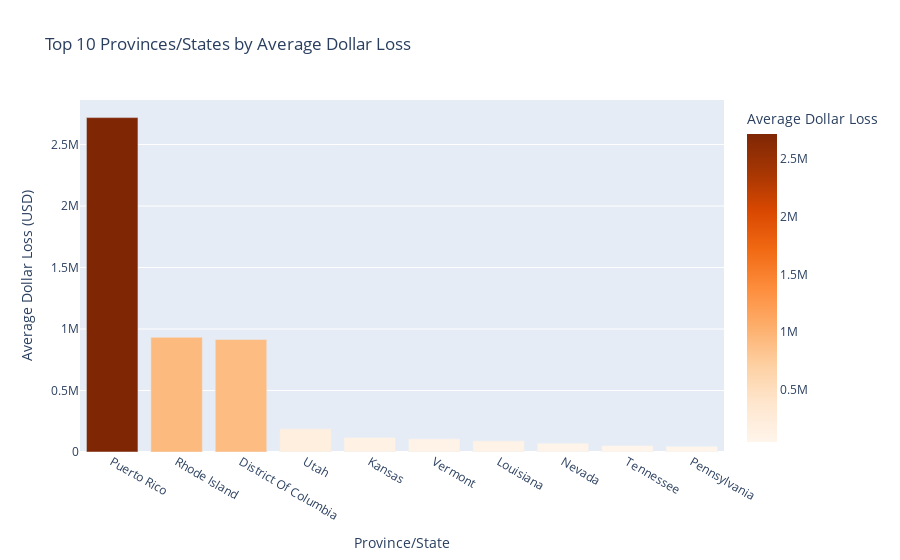

Notebook code for this chart:
### Code cell
import pandas as pd
import plotly.express as px

# Clean and convert dollar loss column
df['Dollar Loss /pertes financires'] = df['Dollar Loss /pertes financires'].replace('[\$,]', '', regex=True)
df['Dollar Loss /pertes financires'] = pd.to_numeric(df['Dollar Loss /pertes financires'], errors='coerce')

# Calculate average dollar loss per province
avg_loss_by_province = df.groupby('Province/State')['Dollar Loss /pertes financires']\
                         .mean().dropna().sort_values(ascending=False).head(10).reset_index()
avg_loss_by_province.columns = ['Province/State', 'Average Dollar Loss']

# Create bar chart
fig = px.bar(
    avg_loss_by_province,
    x='Province/State',
    y='Average Dollar Loss',
    title='Top 10 Provinces/States by Average Dollar Loss',
    color='Average Dollar Loss',
    color_continuous_scale='Oranges'
)

fig.update_layout(xaxis_title='Province/State', yaxis_title='Average Dollar Loss (USD)')
fig.show()

### Figure 1 — Plotly figure (JSON) as saved in the notebook; plotly's stock layout.template omitted (floating-point values rounded to 4 significant figures)
{"data": [{"hovertemplate": "Province/State=%{x}<br>Average Dollar Loss=%{marker.color}<extra></extra>", "legendgroup": "", "marker": {"color": [2719000.0, 932600.0, 914900.0, 188100.0, 118000.0, 107400.0, 90690.0, 71920.0, 52220.0, 46080.0], "coloraxis": "coloraxis", "pattern": {"shape": ""}}, "name": "", "orientation": "v", "showlegend": false, "textposition": "auto", "type": "bar", "x": ["Puerto Rico", "Rhode Island", "District Of Columbia", "Utah", "Kansas", "Vermont", "Louisiana", "Nevada", "Tennessee", "Pennsylvania"], "xaxis": "x", "y": [2719000.0, 932600.0, 914900.0, 188100.0, 118000.0, 107400.0, 90690.0, 71920.0, 52220.0, 46080.0], "yaxis": "y"}], "layout": {"barmode": "relative", "coloraxis": {"colorbar": {"title": {"text": "Average Dollar Loss"}}, "colorscale": [[0, "rgb(255,245,235)"], [0.125, "rgb(254,230,206)"], [0.25, "rgb(253,208,162)"], [0.375, "rgb(253,174,107)"], [0.5, "rgb(253,141,60)"], [0.625, "rgb(241,105,19)"], [0.75, "rgb(217,72,1)"], [0.875, "rgb(166,54,3)"], [1, "rgb(127,39,4)"]]}, "legend": {"tracegroupgap": 0}, "title": {"text": "Top 10 Provinces/States by Average Dollar Loss"}, "xaxis": {"anchor": "y", "domain": [0, 1], "title": {"text": "Province/State"}}, "yaxis": {"anchor": "x", "domain": [0, 1], "title": {"text": "Average Dollar Loss (USD)"}}}}
